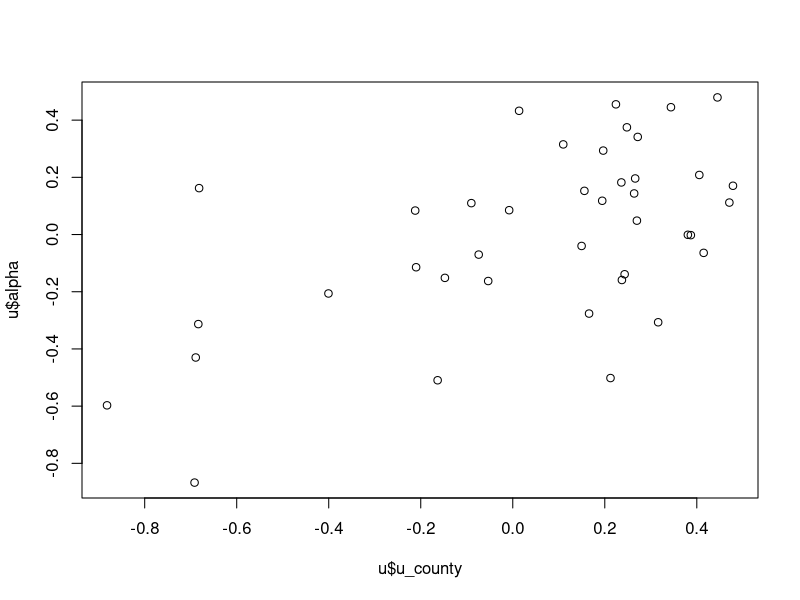
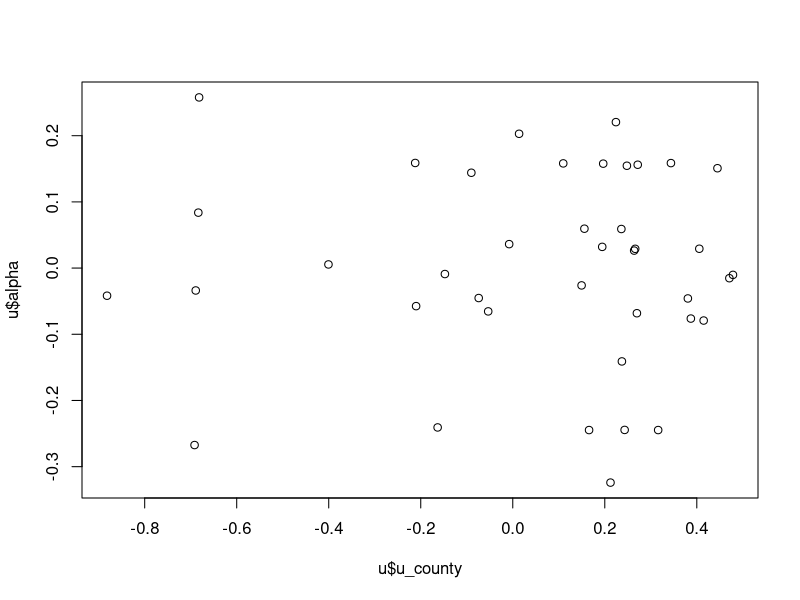

Recreate these plots in R, in order. (Note: this script raises an error after producing the figures.)
library(ggplot2)
library(dplyr)
library(broom)
library(tidyr)
library(lme4)

d2 <- readr::read_csv("radon.csv")
set.seed(1)
d2 <- filter(d2, county %in% sample(unique(d2$county), 40))
glimpse(d2)
m1 <- lmer(log_radon~floor+(1+floor|county), data = d2)
arm::display(m1)

u <- group_by(d2, county) %>% summarise(u_county = u_county[1])
u$alpha <- ranef(m1)[[1]][,1]
plot(u$u_county, u$alpha)

m2 <- lmer(log_radon~floor+u_county+(1+floor|county), data = d2)
u$alpha <- ranef(m2)[[1]][,1]
plot(u$u_county, u$alpha)

arm::display(m2)

m_aug <- augment(m1)
m_aug$u_county <- d2$u_county
ggplot(m_aug, aes(.fitted, .resid)) + geom_point(alpha = 0.4) +
  geom_hline(yintercept = 0, lty = 2)

ggplot(m_aug, aes(u_county, .resid)) + geom_point(alpha = 0.4) +
  geom_hline(yintercept = 0, lty = 2)

est_separate <- d2 %>% group_by(county) %>%
  do(mod = lm(log_radon ~ floor, data = .)) %>%
  mutate(int = coef(mod)[1], slope = coef(mod)[2]) %>%
  select(-mod) %>%
  mutate(method = "Separate")

plot(est_separate$int, coef(m1)[[1]][,1]);abline(a = 0, b = 1)
plot(est_separate$slope, coef(m1)[[1]][,2]);abline(a = 0, b = 1)

est_vary_int_slopes <- data_frame(
  int = coef(m1)$county[,1],
  slope = coef(m1)$county[,2],
  method = "Varying int. + slopes",
  county = est_separate$county)

all <- bind_rows(est_separate, est_vary_int_slopes)

ggplot(d2) +
  facet_wrap(~county) +
  geom_point(aes(floor, log_radon), alpha = 0.3) +
  geom_abline(data = all, aes(intercept = int, slope = slope, colour = method))
